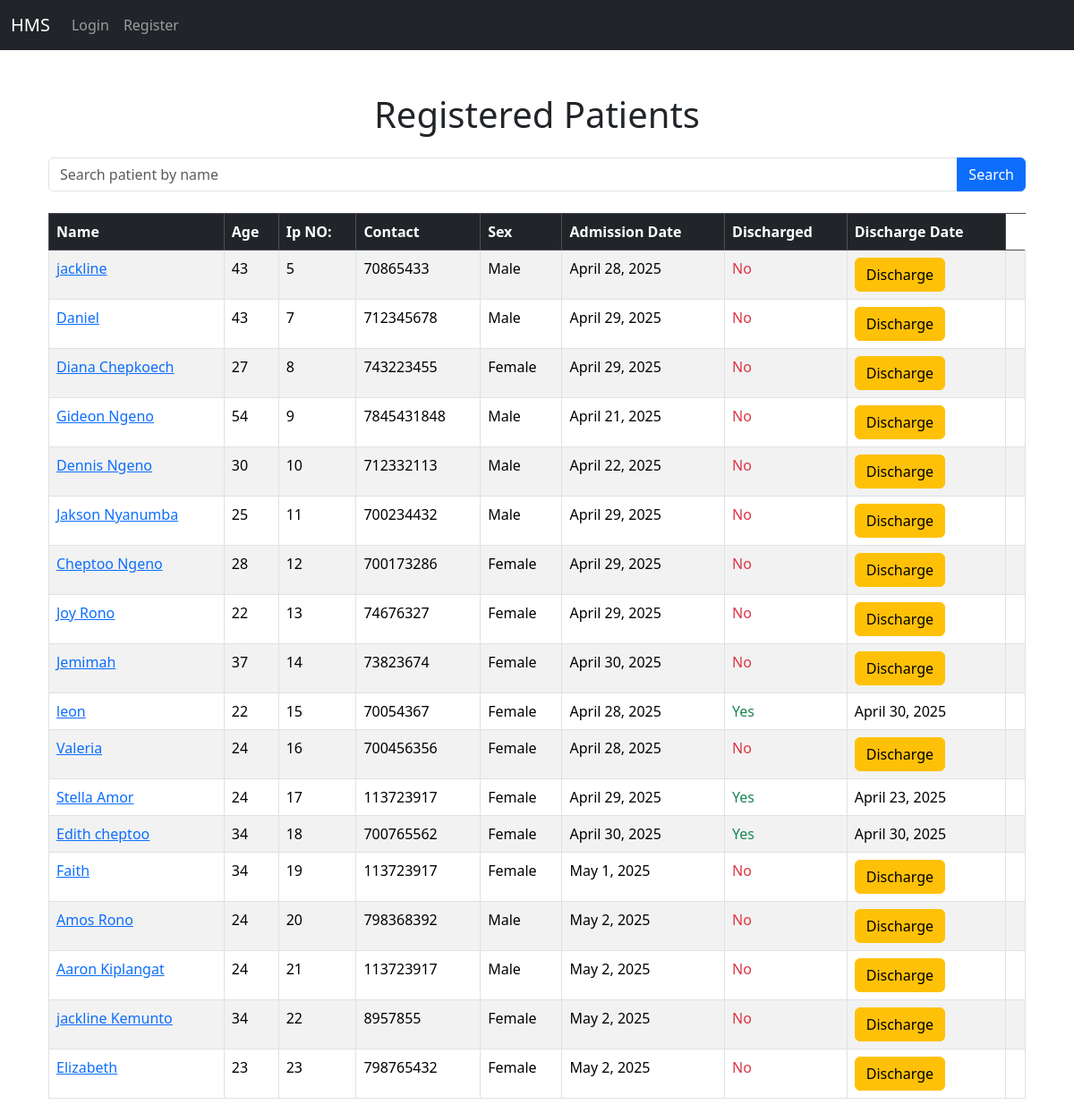
The app's page /patients/ with its own data.
### patients/models.py (models this page shows, shortened)
class Patient_register(models.Model):
    name = models.CharField(max_length=100)
    age = models.IntegerField()
    contact = models.IntegerField(null=True)
    adm_date = models.DateField(auto_now_add=True)
    sex = models.CharField(max_length=10)
    ward = models.CharField(max_length=100, default='General Ward')
    prescribed_drug = models.ForeignKey('drugs.Drug', on_delete=models.SET_NULL, null=True, blank=True)
    is_discharged = models.BooleanField(default=False)
    discharge_date = models.DateField(null=True, blank=True)

### patients/views.py (the view)
# urls.py: path('', views.all_patients, name='all_patients'),  # Map the all_patients view
def all_patients(request):
    patients = Patient_register.objects.all()
    return render(request, 'patients/home.html', {'patients': patients})

### templates/patients/home.html (shortened to what this page needs)
{% extends 'base.html' %}
{% block content %}
<div class="container mt-5">
    <h1 class="text-center mb-4">Registered Patients</h1>
    <form method="GET" action="{% url 'pat_search' %}" class="mb-4">
        <div class="input-group">
            <input type="text" name="name" class="form-control" placeholder="Search patient by name" required>
            <button type="submit" class="btn btn-primary">Search</button>
        </div>
    </form>
    <div class="table-responsive">
        <table class="table table-bordered table-striped">
            <thead class="table-dark">
                <tr>
                    <th>Name</th>
                    <th>Age</th>
                    <th>Ip NO:</th>
                    <th>Contact</th>
                    <th>Sex</th>
                    <th>Admission Date</th>
                    <th>Discharged</th>
                    <th>Discharge Date</th>
                </tr>
            </thead>
            <tbody>
                {% for patient in patients %}
                <tr>
                    <td><a href="{% url 'pat_view' patient.id %}">{{ patient.name }}</a></td>
                    <td>{{ patient.age }}</td>
                    <td>{{ patient.id }}</td>
                    <td>{{ patient.contact }}</td>
                    <td>{{ patient.sex }}</td>
                    <td>{{ patient.adm_date }}</td>
                    <td>
                        {% if patient.discharge_date %}
                            <span class="text-success">Yes</span>
                        {% else %}
                            <span class="text-danger">No</span>
                        {% endif %}
                    </td>
                    <td>
                        {% if patient.discharge_date %}
                            {{ patient.discharge_date }}
                        {% else %}
                            <a href="{% url 'patient_discharge' patient.id %}" class="btn btn-warning">Discharge</a>
                        {% endif %}
                    </td>
                    <td>
                    </td>
                </tr>
                {% empty %}
                <tr>
                    <td colspan="9" class="text-center">No patients registered yet.</td>
                </tr>
                {% endfor %}
            </tbody>
        </table>
    </div>
</div>
{% endblock %}

### records on screen
Patient_register: name "jackline", age "43", id "5", contact "70865433", sex "Male", adm_date "April 28, 2025", shows "No", shows "Discharge"
Patient_register: name "Daniel", age "43", id "7", contact "712345678", sex "Male", adm_date "April 29, 2025", shows "No", shows "Discharge"
Patient_register: name "Diana Chepkoech", age "27", id "8", contact "743223455", sex "Female", adm_date "April 29, 2025", shows "No", shows "Discharge"
Patient_register: name "Gideon Ngeno", age "54", id "9", contact "7845431848", sex "Male", adm_date "April 21, 2025", shows "No", shows "Discharge"
Patient_register: name "Dennis Ngeno", age "30", id "10", contact "712332113", sex "Male", adm_date "April 22, 2025", shows "No", shows "Discharge"
Patient_register: name "Jakson Nyanumba", age "25", id "11", contact "700234432", sex "Male", adm_date "April 29, 2025", shows "No", shows "Discharge"
Patient_register: name "Cheptoo Ngeno", age "28", id "12", contact "700173286", sex "Female", adm_date "April 29, 2025", shows "No", shows "Discharge"
Patient_register: name "Joy Rono", age "22", id "13", contact "74676327", sex "Female", adm_date "April 29, 2025", shows "No", shows "Discharge"
Patient_register: name "Jemimah", age "37", id "14", contact "73823674", sex "Female", adm_date "April 30, 2025", shows "No", shows "Discharge"
Patient_register: name "leon", age "22", id "15", contact "70054367", sex "Female", adm_date "April 28, 2025", shows "Yes", discharge_date "April 30, 2025"
Patient_register: name "Valeria", age "24", id "16", contact "700456356", sex "Female", adm_date "April 28, 2025", shows "No", shows "Discharge"
Patient_register: name "Stella Amor", age "24", id "17", contact "113723917", sex "Female", adm_date "April 29, 2025", shows "Yes", discharge_date "April 23, 2025"
Patient_register: name "Edith cheptoo", age "34", id "18", contact "700765562", sex "Female", adm_date "April 30, 2025", shows "Yes", discharge_date "April 30, 2025"
Patient_register: name "Faith", age "34", id "19", contact "113723917", sex "Female", adm_date "May 1, 2025", shows "No", shows "Discharge"
Patient_register: name "Amos Rono", age "24", id "20", contact "798368392", sex "Male", adm_date "May 2, 2025", shows "No", shows "Discharge"
Patient_register: name "Aaron Kiplangat", age "24", id "21", contact "113723917", sex "Male", adm_date "May 2, 2025", shows "No", shows "Discharge"
Patient_register: name "jackline Kemunto", age "34", id "22", contact "8957855", sex "Female", adm_date "May 2, 2025", shows "No", shows "Discharge"
Patient_register: name "Elizabeth", age "23", id "23", contact "798765432", sex "Female", adm_date "May 2, 2025", shows "No", shows "Discharge"
